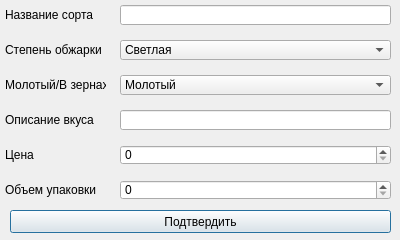
<?xml version="1.0" encoding="UTF-8"?>
<ui version="4.0">
 <class>Dialog</class>
 <widget class="QDialog" name="Dialog">
  <property name="geometry">
   <rect>
    <x>0</x>
    <y>0</y>
    <width>400</width>
    <height>240</height>
   </rect>
  </property>
  <property name="windowTitle">
   <string>Добавление или изменение столбца</string>
  </property>
  <widget class="QLabel" name="variety_label">
   <property name="geometry">
    <rect>
     <x>5</x>
     <y>5</y>
     <width>100</width>
     <height>20</height>
    </rect>
   </property>
   <property name="text">
    <string>Название сорта</string>
   </property>
  </widget>
  <widget class="QLabel" name="roasting_label">
   <property name="geometry">
    <rect>
     <x>5</x>
     <y>40</y>
     <width>100</width>
     <height>20</height>
    </rect>
   </property>
   <property name="text">
    <string>Степень обжарки</string>
   </property>
  </widget>
  <widget class="QLabel" name="ground_or_grains_label">
   <property name="geometry">
    <rect>
     <x>5</x>
     <y>75</y>
     <width>101</width>
     <height>20</height>
    </rect>
   </property>
   <property name="text">
    <string>Молотый/В зернах</string>
   </property>
  </widget>
  <widget class="QLabel" name="taste_description_label">
   <property name="geometry">
    <rect>
     <x>5</x>
     <y>110</y>
     <width>101</width>
     <height>20</height>
    </rect>
   </property>
   <property name="text">
    <string>Описание вкуса</string>
   </property>
  </widget>
  <widget class="QLabel" name="price_label">
   <property name="geometry">
    <rect>
     <x>5</x>
     <y>145</y>
     <width>100</width>
     <height>20</height>
    </rect>
   </property>
   <property name="text">
    <string>Цена</string>
   </property>
  </widget>
  <widget class="QLabel" name="packing_volume_label">
   <property name="geometry">
    <rect>
     <x>5</x>
     <y>180</y>
     <width>100</width>
     <height>20</height>
    </rect>
   </property>
   <property name="text">
    <string>Объем упаковки</string>
   </property>
  </widget>
  <widget class="QSpinBox" name="price_spinbox">
   <property name="geometry">
    <rect>
     <x>120</x>
     <y>145</y>
     <width>271</width>
     <height>20</height>
    </rect>
   </property>
   <property name="maximum">
    <number>1000000000</number>
   </property>
  </widget>
  <widget class="QSpinBox" name="packing_volume_spinbox">
   <property name="geometry">
    <rect>
     <x>120</x>
     <y>180</y>
     <width>271</width>
     <height>20</height>
    </rect>
   </property>
   <property name="maximum">
    <number>100000</number>
   </property>
  </widget>
  <widget class="QLineEdit" name="taste_description_line_edit">
   <property name="geometry">
    <rect>
     <x>120</x>
     <y>110</y>
     <width>271</width>
     <height>20</height>
    </rect>
   </property>
  </widget>
  <widget class="QLineEdit" name="variety_line_edit">
   <property name="geometry">
    <rect>
     <x>120</x>
     <y>5</y>
     <width>271</width>
     <height>20</height>
    </rect>
   </property>
  </widget>
  <widget class="QPushButton" name="confirm_btn">
   <property name="geometry">
    <rect>
     <x>10</x>
     <y>210</y>
     <width>381</width>
     <height>23</height>
    </rect>
   </property>
   <property name="text">
    <string>Подтвердить</string>
   </property>
  </widget>
  <widget class="QComboBox" name="ground_or_grains_combo_box">
   <property name="geometry">
    <rect>
     <x>120</x>
     <y>75</y>
     <width>271</width>
     <height>20</height>
    </rect>
   </property>
   <item>
    <property name="text">
     <string>Молотый</string>
    </property>
   </item>
   <item>
    <property name="text">
     <string>В зернах</string>
    </property>
   </item>
  </widget>
  <widget class="QComboBox" name="roasting_combo_box">
   <property name="geometry">
    <rect>
     <x>120</x>
     <y>40</y>
     <width>271</width>
     <height>20</height>
    </rect>
   </property>
   <item>
    <property name="text">
     <string>Светлая</string>
    </property>
   </item>
   <item>
    <property name="text">
     <string>Средняя</string>
    </property>
   </item>
   <item>
    <property name="text">
     <string>Темнее средней</string>
    </property>
   </item>
   <item>
    <property name="text">
     <string>Темная</string>
    </property>
   </item>
   <item>
    <property name="text">
     <string>Очень темная</string>
    </property>
   </item>
  </widget>
 </widget>
 <resources/>
 <connections/>
</ui>
